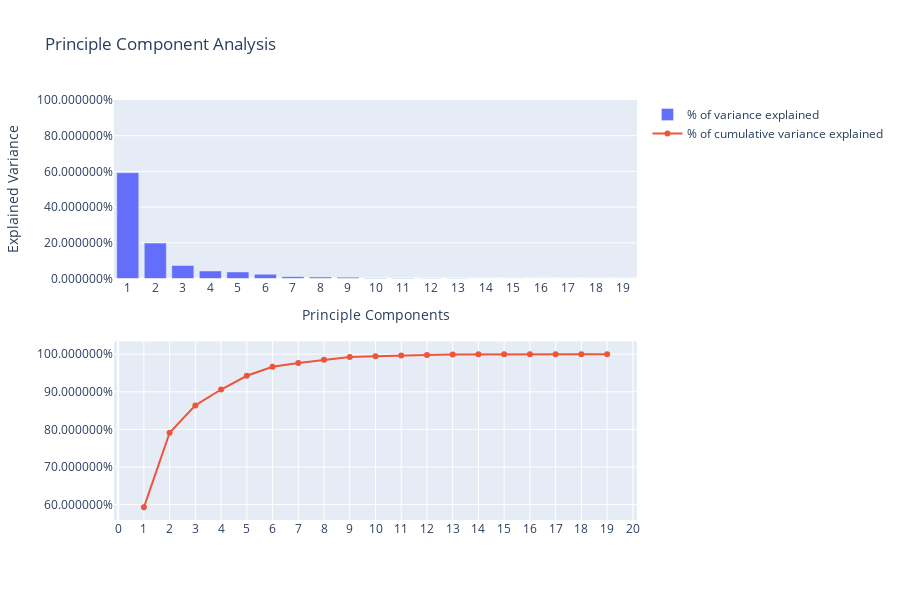

The cell this chart's notebook holds for it:
### Code cell
bar_range = pca.n_components_+1
from plotly.subplots import make_subplots
import plotly.graph_objects as go
fig = make_subplots(rows=2, cols=1)

fig.add_trace(go.Bar(x=list(range(1, bar_range)), y=pca.explained_variance_ratio_, name="% of variance explained"),row=1, col=1)

fig.add_trace(go.Scatter(x=list(range(1, bar_range)), y=np.cumsum(pca.explained_variance_ratio_), name='% of cumulative variance explained'),row=2, col=1)

fig.update_xaxes(title_text="Principle Components", range=[1,pca.n_components], row=1, col=1)
fig.update_yaxes(title_text="Explained Variance",range=[0,1], row=1, col=1)
fig.update_layout(height=600,
                  title_text="Principle Component Analysis",
                  yaxis1_tickformat = '%',
                  yaxis2_tickformat = '%',
                  xaxis1=dict(tickmode='linear'),
                  xaxis2=dict(tickmode='linear'))
fig.show()

### Figure 1 — Plotly figure (JSON) as saved in the notebook; plotly's stock layout.template omitted (floating-point values rounded to 4 significant figures)
{"data": [{"name": "% of variance explained", "type": "bar", "x": [1, 2, 3, 4, 5, 6, 7, 8, 9, 10, 11, 12, 13, 14, 15, 16, 17, 18, 19], "xaxis": "x", "y": [0.5928, 0.1983, 0.07277, 0.04222, 0.03658, 0.02394, 0.01023, 0.008141, 0.007366, 0.002312, 0.002119, 0.001269, 0.0008591, 0.0006182, 0.0003885, 0.0001047, 1.692e-05, 5.23e-06, 9.097e-33], "yaxis": "y"}, {"name": "% of cumulative variance explained", "type": "scatter", "x": [1, 2, 3, 4, 5, 6, 7, 8, 9, 10, 11, 12, 13, 14, 15, 16, 17, 18, 19], "xaxis": "x2", "y": [0.5928, 0.791, 0.8638, 0.906, 0.9426, 0.9666, 0.9768, 0.9849, 0.9923, 0.9946, 0.9967, 0.998, 0.9989, 0.9995, 0.9999, 1.0, 1.0, 1.0, 1.0], "yaxis": "y2"}], "layout": {"height": 600, "title": {"text": "Principle Component Analysis"}, "xaxis": {"anchor": "y", "domain": [0, 1], "range": [1, null], "tickmode": "linear", "title": {"text": "Principle Components"}}, "xaxis2": {"anchor": "y2", "domain": [0, 1], "tickmode": "linear"}, "yaxis": {"anchor": "x", "domain": [0.575, 1], "range": [0, 1], "tickformat": "%", "title": {"text": "Explained Variance"}}, "yaxis2": {"anchor": "x2", "domain": [0, 0.425], "tickformat": "%"}}}
